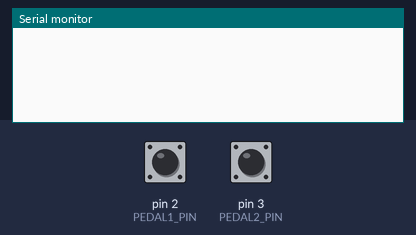
Recording of a sketch running on a simulated Arduino Uno, built with avr-gcc and run on an emulated ATmega328P. Parts: the last lines printed to the serial monitor. The inputs (shaded band) are chosen by the test bench; at power-on: pin 2 (PEDAL1_PIN) HIGH, pin 3 (PEDAL2_PIN) HIGH.

Above: at 1.2 s.
1.3 s: pin 2 (PEDAL1_PIN) pulled LOW for 1 s
At 3.3 s:
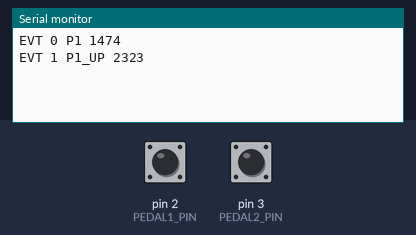
3.8 s: pin 3 (PEDAL2_PIN) pulled LOW for 1 s
At 4.7 s:
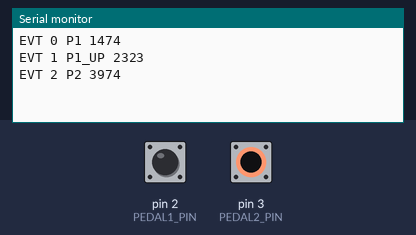
6.3 s: pin 2 (PEDAL1_PIN) pulled LOW for 1 s
At 8.4 s:
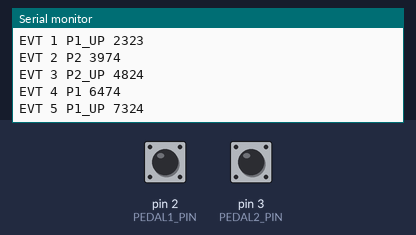
8.8 s: pin 3 (PEDAL2_PIN) pulled LOW for 0.15 s
At 10.3 s:
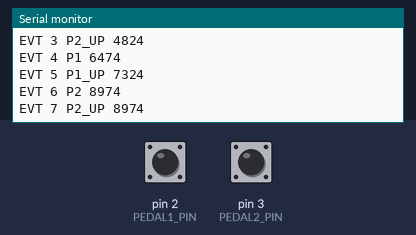

Measured:
- after the input at 1.3 s, the serial monitor: prints a new line after 0.17 s (image 1)
- after the input at 3.8 s, the serial monitor: prints a new line after 0.17 s (image 2)
- after the input at 6.3 s, the serial monitor: prints a new line after 0.17 s (image 3)
- after the input at 8.8 s, the serial monitor: prints a new line after 0.17 s (image 4)

The sketch:

uno-dual-pedal.ino
```cpp
#ifndef PEDAL1_PIN
#define PEDAL1_PIN 2
#endif

#ifndef PEDAL2_PIN
#define PEDAL2_PIN 3
#endif

#if PEDAL1_PIN < 0 || PEDAL2_PIN < 0
#error "PEDAL1_PIN and PEDAL2_PIN must be in the 0-255 range"
#endif

#if PEDAL1_PIN > 255 || PEDAL2_PIN > 255
#error "PEDAL1_PIN and PEDAL2_PIN must be in the 0-255 range"
#endif

#if PEDAL1_PIN == PEDAL2_PIN
#error "PEDAL1_PIN and PEDAL2_PIN must be different pins"
#endif

#ifndef PEDAL_SEPARATE_KEYS
#define PEDAL_SEPARATE_KEYS 1
#endif

#if PEDAL_SEPARATE_KEYS != 0 && PEDAL_SEPARATE_KEYS != 1
#error "PEDAL_SEPARATE_KEYS must be 0 or 1"
#endif

#ifndef PEDAL_DEBOUNCE_MS
#define PEDAL_DEBOUNCE_MS 25
#endif

#if PEDAL_DEBOUNCE_MS < 0
#error "PEDAL_DEBOUNCE_MS must be zero or greater"
#endif

#ifndef PEDAL_PRESSED_STATE
#define PEDAL_PRESSED_STATE LOW
#endif

#if PEDAL_PRESSED_STATE != LOW && PEDAL_PRESSED_STATE != HIGH
#error "PEDAL_PRESSED_STATE must be LOW or HIGH"
#endif

#ifndef PEDAL_PIN_MODE
#define PEDAL_PIN_MODE INPUT_PULLUP
#endif

#if PEDAL_PIN_MODE != INPUT && PEDAL_PIN_MODE != INPUT_PULLUP
#error "PEDAL_PIN_MODE must be INPUT or INPUT_PULLUP"
#endif

constexpr uint8_t PEDAL_PINS[] = {PEDAL1_PIN, PEDAL2_PIN};
constexpr size_t PEDAL_COUNT = sizeof(PEDAL_PINS) / sizeof(PEDAL_PINS[0]);
constexpr unsigned long DEBOUNCE_MS = PEDAL_DEBOUNCE_MS;

#ifdef PEDAL_KEYCODE
#define PEDAL_KEYCODE_OVERRIDE_DEFINED 1
#endif

#ifdef PEDAL1_KEYCODE
#define PEDAL1_KEYCODE_OVERRIDE_DEFINED 1
#endif

#ifdef PEDAL2_KEYCODE
#define PEDAL2_KEYCODE_OVERRIDE_DEFINED 1
#endif

#ifndef PEDAL_KEYCODE
#define PEDAL_KEYCODE 0
#endif

#if PEDAL_KEYCODE < 0 || PEDAL_KEYCODE > 255
#error "PEDAL_KEYCODE must be in the 0-255 range"
#endif

#if PEDAL_SEPARATE_KEYS
#if defined(PEDAL_KEYCODE_OVERRIDE_DEFINED)
#error "PEDAL_KEYCODE cannot be overridden when PEDAL_SEPARATE_KEYS is enabled"
#endif

#ifndef PEDAL1_KEYCODE
#define PEDAL1_KEYCODE 1
#endif

#ifndef PEDAL2_KEYCODE
#define PEDAL2_KEYCODE 2
#endif

#if PEDAL1_KEYCODE < 1 || PEDAL1_KEYCODE > 255 || PEDAL2_KEYCODE < 1 || PEDAL2_KEYCODE > 255
#error "PEDAL1_KEYCODE and PEDAL2_KEYCODE must be in the 1-255 range"
#endif

#if PEDAL1_KEYCODE == PEDAL2_KEYCODE
#error "PEDAL1_KEYCODE and PEDAL2_KEYCODE must be different when PEDAL_SEPARATE_KEYS is enabled"
#endif

constexpr uint8_t PEDAL_KEYCODES[] = {PEDAL1_KEYCODE, PEDAL2_KEYCODE};

#ifndef PEDAL1_ALT_KEYCODE
#define PEDAL1_ALT_KEYCODE 3
#endif

#ifndef PEDAL2_ALT_KEYCODE
#define PEDAL2_ALT_KEYCODE 4
#endif

#if PEDAL1_ALT_KEYCODE < 1 || PEDAL1_ALT_KEYCODE > 255 || PEDAL2_ALT_KEYCODE < 1 || PEDAL2_ALT_KEYCODE > 255
#error "PEDAL1_ALT_KEYCODE and PEDAL2_ALT_KEYCODE must be in the 1-255 range"
#endif

#if PEDAL1_ALT_KEYCODE == PEDAL1_KEYCODE || PEDAL2_ALT_KEYCODE == PEDAL2_KEYCODE
#error "Each pedal's alternate keycode must differ from its primary keycode"
#endif

constexpr uint8_t PEDAL_ALT_KEYCODES[] = {PEDAL1_ALT_KEYCODE, PEDAL2_ALT_KEYCODE};

#ifndef PEDAL_MULTI_TAP_WINDOW_MS
#define PEDAL_MULTI_TAP_WINDOW_MS 150
#endif

#if PEDAL_MULTI_TAP_WINDOW_MS <= 0 || PEDAL_MULTI_TAP_WINDOW_MS > 60000
#error "PEDAL_MULTI_TAP_WINDOW_MS must be in the 1-60000 range"
#endif

constexpr unsigned long MULTI_TAP_WINDOW_MS = PEDAL_MULTI_TAP_WINDOW_MS;
#else
#if defined(PEDAL1_KEYCODE_OVERRIDE_DEFINED) || defined(PEDAL2_KEYCODE_OVERRIDE_DEFINED)
#error "PEDAL1_KEYCODE and PEDAL2_KEYCODE require PEDAL_SEPARATE_KEYS=1"
#endif
#endif

bool stablePressed[PEDAL_COUNT];
bool lastReadingPressed[PEDAL_COUNT];
unsigned long lastChangeAt[PEDAL_COUNT];
unsigned long sequenceNumber = 0;

#if PEDAL_SEPARATE_KEYS
enum PedalGesture : uint8_t {
  GESTURE_IDLE,
  GESTURE_FIRST_DOWN,
  GESTURE_WAIT_SECOND,
  GESTURE_PRIMARY_HOLD,
  GESTURE_ALT_HOLD,
};

PedalGesture gestureState[PEDAL_COUNT];
unsigned long gestureTimer[PEDAL_COUNT];
uint8_t activeKeycode[PEDAL_COUNT];
uint8_t reportedKeycode[PEDAL_COUNT];
#else
bool reportedCombinedPressed = false;
#endif

bool readPedalPressed(size_t pedalIndex) {
  return digitalRead(PEDAL_PINS[pedalIndex]) == PEDAL_PRESSED_STATE;
}

bool anyStablePedalPressed() {
  for (size_t i = 0; i < PEDAL_COUNT; ++i) {
    if (stablePressed[i]) {
      return true;
    }
  }

  return false;
}

void emitEvent(const char* event) {
  Serial.print("EVT ");
  Serial.print(sequenceNumber++);
  Serial.print(" ");
  Serial.print(event);
  Serial.print(" ");
  Serial.println(millis());
}

#if PEDAL_SEPARATE_KEYS
void updatePedalGesture(size_t pedalIndex, bool pressed, unsigned long now) {
  switch (gestureState[pedalIndex]) {
    case GESTURE_IDLE:
      if (pressed) {
        gestureState[pedalIndex] = GESTURE_FIRST_DOWN;
        gestureTimer[pedalIndex] = now;
      }
      break;

    case GESTURE_FIRST_DOWN:
      if (!pressed) {
        gestureState[pedalIndex] = GESTURE_WAIT_SECOND;
        gestureTimer[pedalIndex] = now;
      } else if (now - gestureTimer[pedalIndex] >= MULTI_TAP_WINDOW_MS) {
        gestureState[pedalIndex] = GESTURE_PRIMARY_HOLD;
        activeKeycode[pedalIndex] = PEDAL_KEYCODES[pedalIndex];
      }
      break;

    case GESTURE_WAIT_SECOND:
      if (now - gestureTimer[pedalIndex] >= MULTI_TAP_WINDOW_MS) {
        if (pressed) {
          gestureState[pedalIndex] = GESTURE_FIRST_DOWN;
          gestureTimer[pedalIndex] = now;
        } else {
          gestureState[pedalIndex] = GESTURE_IDLE;
        }
      } else if (pressed) {
        gestureState[pedalIndex] = GESTURE_ALT_HOLD;
        activeKeycode[pedalIndex] = PEDAL_ALT_KEYCODES[pedalIndex];
      }
      break;

    case GESTURE_PRIMARY_HOLD:
    case GESTURE_ALT_HOLD:
      if (!pressed) {
        activeKeycode[pedalIndex] = 0;
        gestureState[pedalIndex] = GESTURE_IDLE;
      }
      break;
  }
}
#endif

void setup() {
  for (size_t i = 0; i < PEDAL_COUNT; ++i) {
    pinMode(PEDAL_PINS[i], PEDAL_PIN_MODE);
    stablePressed[i] = readPedalPressed(i);
    lastReadingPressed[i] = stablePressed[i];
    lastChangeAt[i] = millis();
#if PEDAL_SEPARATE_KEYS
    gestureState[i] = GESTURE_IDLE;
    gestureTimer[i] = lastChangeAt[i];
    activeKeycode[i] = 0;
    reportedKeycode[i] = 0;
#endif
  }

  Serial.begin(115200);
}

void loop() {
  for (size_t i = 0; i < PEDAL_COUNT; ++i) {
    const bool readingPressed = readPedalPressed(i);

    if (readingPressed != lastReadingPressed[i]) {
      lastReadingPressed[i] = readingPressed;
      lastChangeAt[i] = millis();
    }

    if ((millis() - lastChangeAt[i]) < DEBOUNCE_MS || readingPressed == stablePressed[i]) {
      continue;
    }

    stablePressed[i] = readingPressed;
  }

#if PEDAL_SEPARATE_KEYS
  const unsigned long now = millis();
  for (size_t i = 0; i < PEDAL_COUNT; ++i) {
    updatePedalGesture(i, stablePressed[i], now);
  }

  for (size_t i = 0; i < PEDAL_COUNT; ++i) {
    if (activeKeycode[i] == reportedKeycode[i]) {
      continue;
    }

    if (activeKeycode[i] != 0) {
      const char* pedalName = (i == 0) ? "P1" : "P2";
      if (activeKeycode[i] == PEDAL_KEYCODES[i]) {
        emitEvent(pedalName);
      } else {
        char eventBuf[16];
        snprintf(eventBuf, sizeof(eventBuf), "%s_ALT", pedalName);
        emitEvent(eventBuf);
      }
    } else if (reportedKeycode[i] != 0) {
      const char* pedalName = (i == 0) ? "P1" : "P2";
      char eventBuf[16];
      snprintf(eventBuf, sizeof(eventBuf), "%s_UP", pedalName);
      emitEvent(eventBuf);
    }
    reportedKeycode[i] = activeKeycode[i];
  }
#else
  const bool combinedPressed = anyStablePedalPressed();

  if (combinedPressed == reportedCombinedPressed) {
    return;
  }

  emitEvent(combinedPressed ? "DOWN" : "UP");
  reportedCombinedPressed = combinedPressed;
#endif
}
```
